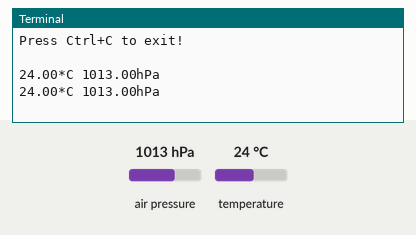
A program run on a simulated Raspberry Pi (BCM pin numbers). Parts: the last lines printed to the terminal. Inputs (shaded band) come from the test bench; at power-on: air pressure 1013 hPa, temperature 24 °C.

Above: at 1.2 s.
1.3 s: air pressure set to 952 hPa
At 2.6 s:
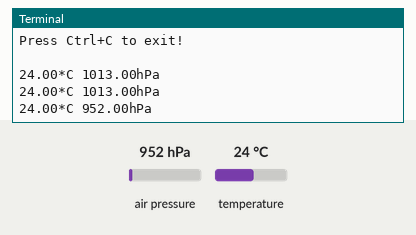
2.8 s: temperature set to 12 °C
At 3.8 s:
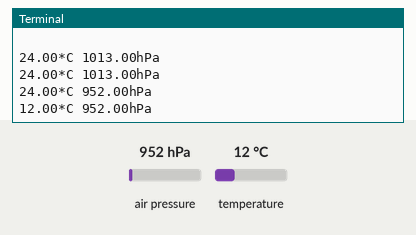
4.3 s: air pressure set to 975 hPa
At 5.8 s:
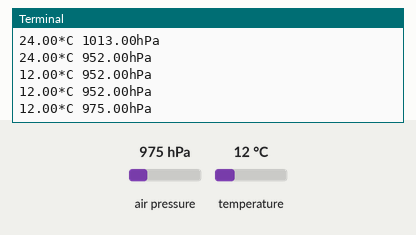
Timing chart, 0 to 7.3 s (numbered marks = the images above; inputs shaded):
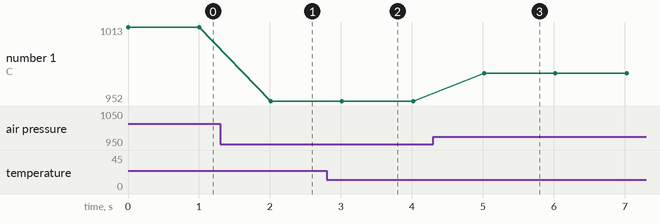

The program:

main.py
```python
#!/usr/bin/env python
# -*- coding: utf-8 -*-
"""
Code shamelessly taken from the pimoroni repository, thank you Sandy Macdonald:
https://github.com/pimoroni/bmp280-python/blob/master/examples/temperature-and-pressure.py
"""
import time
from bmp280 import BMP280

try:
    from smbus2 import SMBus
except ImportError:
    from smbus import SMBus

print("""temperature-and-pressure.py - Displays the temperature and pressure.
Press Ctrl+C to exit!
""")

# Initialise the BMP280
bus = SMBus(1)
bmp280 = BMP280(i2c_dev=bus)

while True:
    temperature = bmp280.get_temperature()
    pressure = bmp280.get_pressure()
    print('{:05.2f}*C {:05.2f}hPa'.format(temperature, pressure))
    time.sleep(1)
```

Measured:
- after the input at 1.3 s, the terminal: prints a new line after 0.71 s (image 1)
- after the input at 2.8 s, the terminal: prints a new line after 0.21 s (image 2)
- after the input at 4.3 s, the terminal: prints a new line after 0.72 s (image 3)
- plotted number 1: 1013 → 952 after the input at 1.3 s, 952 → 975 after the input at 4.3 s
